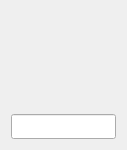
<?xml version="1.0" encoding="UTF-8"?>
<ui version="4.0">
 <class>WidgetItem</class>
 <widget class="QWidget" name="WidgetItem">
  <property name="geometry">
   <rect>
    <x>0</x>
    <y>0</y>
    <width>127</width>
    <height>150</height>
   </rect>
  </property>
  <property name="windowTitle">
   <string>WidgetItem</string>
  </property>
  <layout class="QHBoxLayout" name="horizontalLayout">
   <item>
    <layout class="QVBoxLayout" name="verticalLayout">
     <item>
      <widget class="QLabel" name="icon">
       <property name="text">
        <string/>
       </property>
      </widget>
     </item>
     <item>
      <widget class="QLineEdit" name="label">
       <property name="minimumSize">
        <size>
         <width>0</width>
         <height>25</height>
        </size>
       </property>
      </widget>
     </item>
    </layout>
   </item>
  </layout>
 </widget>
 <resources/>
 <connections/>
</ui>
